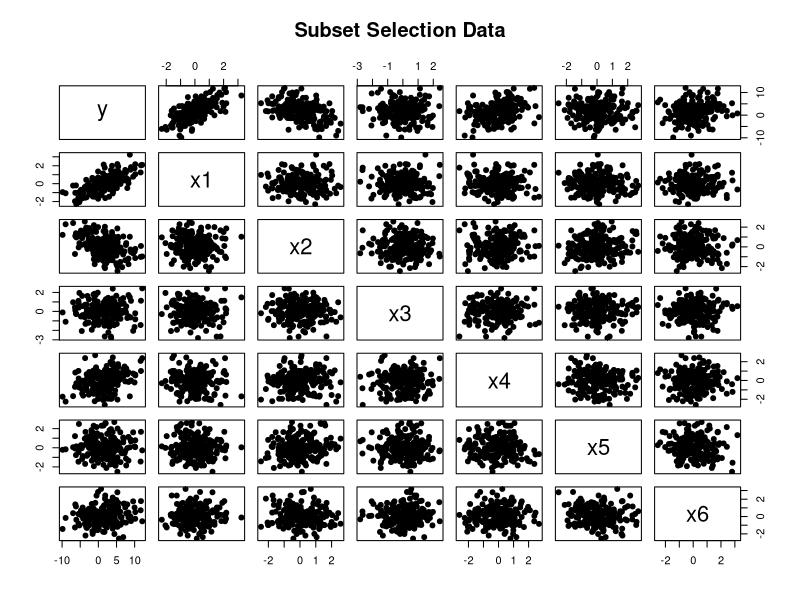
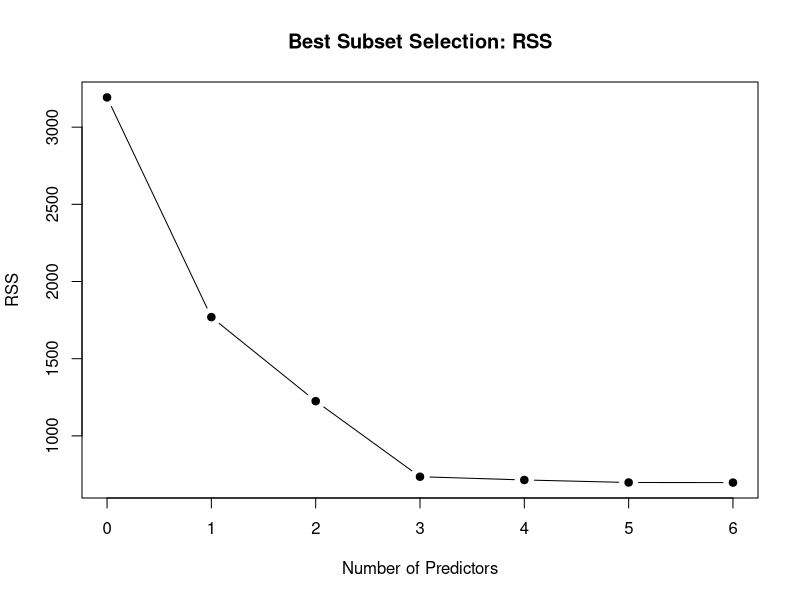
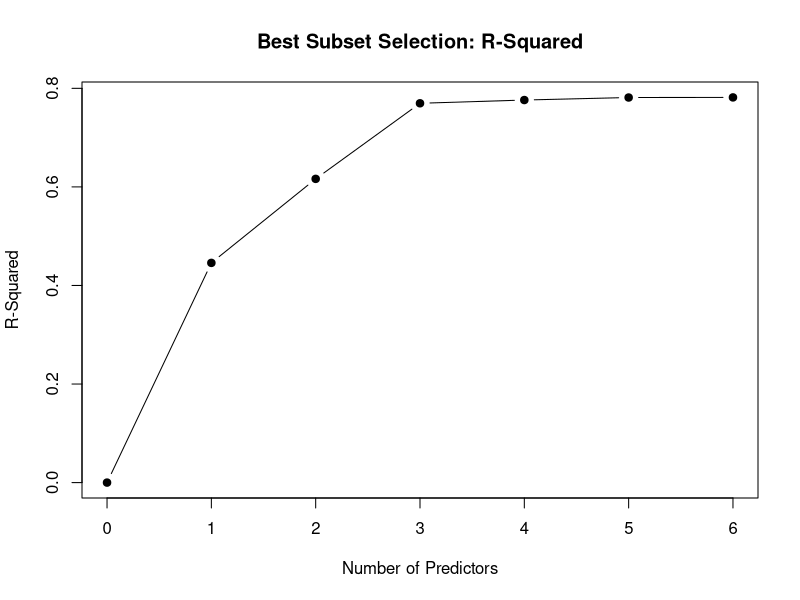
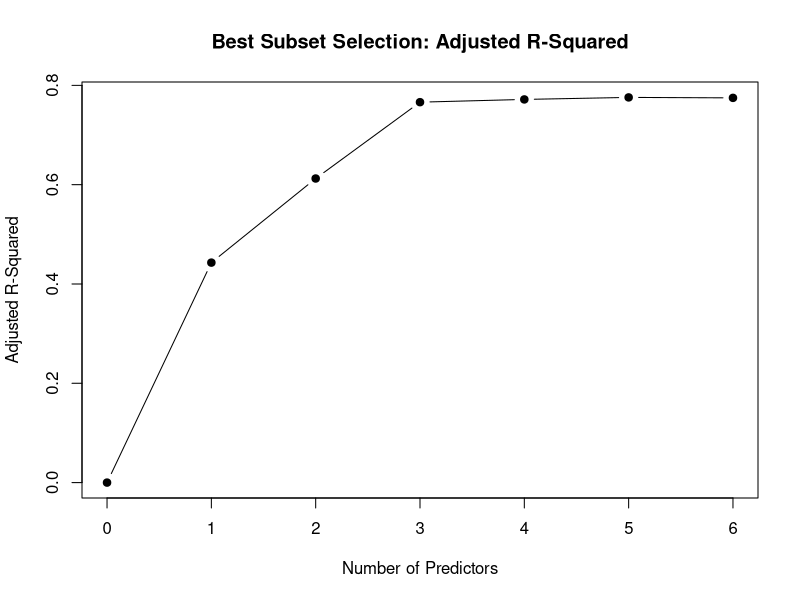
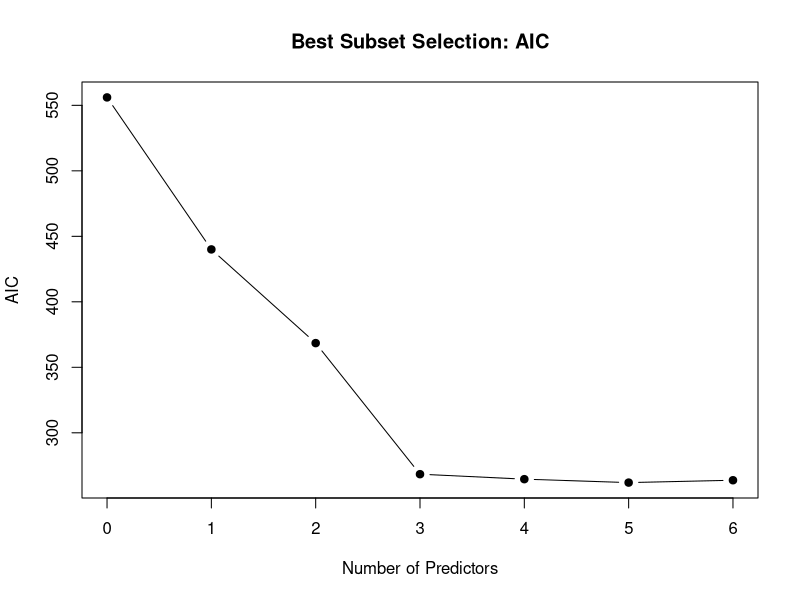
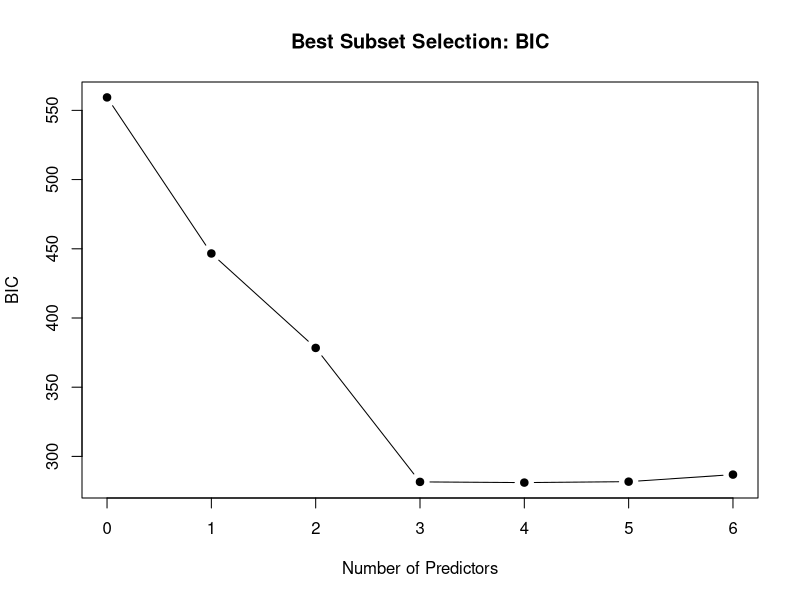

These figures' R source, in order:
# ==============================================================================
# Subset Selection
# Jonathan Ma
#
# References:
#   The Elements of Statistical Learning
#   An Introduction to Statistical Learning
# ==============================================================================


# ------------------------------------------------------------------------------
# 1. Generate Data
# ------------------------------------------------------------------------------

set.seed(123)

n <- 200

x1 <- rnorm(n)
x2 <- rnorm(n)
x3 <- rnorm(n)
x4 <- rnorm(n)
x5 <- rnorm(n)
x6 <- rnorm(n)

# Only x1, x2, and x4 truly affect y

beta_0 <- 2
beta_1 <- 3
beta_2 <- -2
beta_4 <- 1.5

sigma <- 2

epsilon <- rnorm(n, mean = 0, sd = sigma)

y <- beta_0 +
  beta_1 * x1 +
  beta_2 * x2 +
  beta_4 * x4 +
  epsilon

data <- data.frame(
  y = y,
  x1 = x1,
  x2 = x2,
  x3 = x3,
  x4 = x4,
  x5 = x5,
  x6 = x6
)

head(data)
summary(data)


# ------------------------------------------------------------------------------
# 2. Explore the Data
# ------------------------------------------------------------------------------

pairs(
  data,
  pch = 19,
  main = "Subset Selection Data"
)

cor(data)


# ------------------------------------------------------------------------------
# 3. Candidate Predictors
# ------------------------------------------------------------------------------

predictors <- setdiff(
  names(data),
  "y"
)

predictors

p <- length(predictors)


# ------------------------------------------------------------------------------
# 4. Fit a Model from a Predictor Subset
# ------------------------------------------------------------------------------

fit_subset <- function(selected_predictors, data) {
  
  if (length(selected_predictors) == 0) {
    
    formula <- y ~ 1
    
  } else {
    
    formula <- as.formula(
      paste(
        "y ~",
        paste(selected_predictors, collapse = " + ")
      )
    )
  }
  
  model <- lm(
    formula,
    data = data
  )
  
  residuals <- resid(model)
  
  RSS <- sum(residuals^2)
  
  n <- nrow(data)
  
  k <- length(coef(model))
  
  TSS <- sum(
    (data$y - mean(data$y))^2
  )
  
  R2 <- 1 - RSS / TSS
  
  adjusted_R2 <- 1 -
    (RSS / (n - k)) /
    (TSS / (n - 1))
  
  sigma2_mle <- RSS / n
  
  AIC_manual <- n * log(sigma2_mle) + 2 * k
  
  BIC_manual <- n * log(sigma2_mle) + log(n) * k
  
  return(
    list(
      model = model,
      predictors = selected_predictors,
      size = length(selected_predictors),
      RSS = RSS,
      R2 = R2,
      adjusted_R2 = adjusted_R2,
      AIC = AIC_manual,
      BIC = BIC_manual
    )
  )
}


# ------------------------------------------------------------------------------
# 5. Intercept-Only Model
# ------------------------------------------------------------------------------

null_fit <- fit_subset(
  selected_predictors = character(0),
  data = data
)

null_fit$RSS
null_fit$R2


# ------------------------------------------------------------------------------
# 6. Exhaustive Best Subset Selection
# ------------------------------------------------------------------------------

all_results <- list()

result_index <- 1

for (subset_size in 0:p) {
  
  if (subset_size == 0) {
    
    fit <- fit_subset(
      selected_predictors = character(0),
      data = data
    )
    
    all_results[[result_index]] <- fit
    
    result_index <- result_index + 1
    
  } else {
    
    subsets <- combn(
      predictors,
      subset_size,
      simplify = FALSE
    )
    
    for (selected_predictors in subsets) {
      
      fit <- fit_subset(
        selected_predictors,
        data
      )
      
      all_results[[result_index]] <- fit
      
      result_index <- result_index + 1
    }
  }
}


# ------------------------------------------------------------------------------
# 7. Convert Results to a Data Frame
# ------------------------------------------------------------------------------

results_table <- data.frame(
  Size = sapply(
    all_results,
    function(x) x$size
  ),
  
  Predictors = sapply(
    all_results,
    function(x) {
      if (length(x$predictors) == 0) {
        "(Intercept only)"
      } else {
        paste(
          x$predictors,
          collapse = ", "
        )
      }
    }
  ),
  
  RSS = sapply(
    all_results,
    function(x) x$RSS
  ),
  
  R2 = sapply(
    all_results,
    function(x) x$R2
  ),
  
  Adjusted_R2 = sapply(
    all_results,
    function(x) x$adjusted_R2
  ),
  
  AIC = sapply(
    all_results,
    function(x) x$AIC
  ),
  
  BIC = sapply(
    all_results,
    function(x) x$BIC
  )
)

head(results_table)

nrow(results_table)


# ------------------------------------------------------------------------------
# 8. Best Model of Each Size
# ------------------------------------------------------------------------------

best_by_size <- do.call(
  rbind,
  lapply(
    0:p,
    function(size) {
      
      candidates <- results_table[
        results_table$Size == size,
      ]
      
      candidates[
        which.min(candidates$RSS),
      ]
    }
  )
)

rownames(best_by_size) <- NULL

best_by_size


# ------------------------------------------------------------------------------
# 9. Plot RSS by Model Size
# ------------------------------------------------------------------------------

plot(
  best_by_size$Size,
  best_by_size$RSS,
  type = "b",
  pch = 19,
  xlab = "Number of Predictors",
  ylab = "RSS",
  main = "Best Subset Selection: RSS"
)


# ------------------------------------------------------------------------------
# 10. Plot R-Squared
# ------------------------------------------------------------------------------

plot(
  best_by_size$Size,
  best_by_size$R2,
  type = "b",
  pch = 19,
  xlab = "Number of Predictors",
  ylab = "R-Squared",
  main = "Best Subset Selection: R-Squared"
)


# ------------------------------------------------------------------------------
# 11. Plot Adjusted R-Squared
# ------------------------------------------------------------------------------

plot(
  best_by_size$Size,
  best_by_size$Adjusted_R2,
  type = "b",
  pch = 19,
  xlab = "Number of Predictors",
  ylab = "Adjusted R-Squared",
  main = "Best Subset Selection: Adjusted R-Squared"
)


# ------------------------------------------------------------------------------
# 12. Plot AIC
# ------------------------------------------------------------------------------

plot(
  best_by_size$Size,
  best_by_size$AIC,
  type = "b",
  pch = 19,
  xlab = "Number of Predictors",
  ylab = "AIC",
  main = "Best Subset Selection: AIC"
)


# ------------------------------------------------------------------------------
# 13. Plot BIC
# ------------------------------------------------------------------------------

plot(
  best_by_size$Size,
  best_by_size$BIC,
  type = "b",
  pch = 19,
  xlab = "Number of Predictors",
  ylab = "BIC",
  main = "Best Subset Selection: BIC"
)


# ------------------------------------------------------------------------------
# 14. Select Best Model by Adjusted R-Squared
# ------------------------------------------------------------------------------

best_adjusted_R2 <- results_table[
  which.max(
    results_table$Adjusted_R2
  ),
]

best_adjusted_R2


# ------------------------------------------------------------------------------
# 15. Select Best Model by AIC
# ------------------------------------------------------------------------------

best_AIC <- results_table[
  which.min(
    results_table$AIC
  ),
]

best_AIC


# ------------------------------------------------------------------------------
# 16. Select Best Model by BIC
# ------------------------------------------------------------------------------

best_BIC <- results_table[
  which.min(
    results_table$BIC
  ),
]

best_BIC


# ------------------------------------------------------------------------------
# 17. Retrieve the Best BIC Model
# ------------------------------------------------------------------------------

best_BIC_index <- which.min(
  sapply(
    all_results,
    function(x) x$BIC
  )
)

best_BIC_fit <- all_results[[best_BIC_index]]

best_BIC_fit$predictors

summary(best_BIC_fit$model)


# ------------------------------------------------------------------------------
# 18. Forward Stepwise Selection
# ------------------------------------------------------------------------------

remaining_predictors <- predictors

selected_predictors <- character(0)

forward_results <- list()

for (step in 1:p) {
  
  candidate_fits <- list()
  
  for (candidate in remaining_predictors) {
    
    candidate_set <- c(
      selected_predictors,
      candidate
    )
    
    candidate_fits[[candidate]] <- fit_subset(
      candidate_set,
      data
    )
  }
  
  candidate_RSS <- sapply(
    candidate_fits,
    function(x) x$RSS
  )
  
  best_candidate <- names(
    which.min(candidate_RSS)
  )
  
  selected_predictors <- c(
    selected_predictors,
    best_candidate
  )
  
  remaining_predictors <- setdiff(
    remaining_predictors,
    best_candidate
  )
  
  forward_results[[step]] <- candidate_fits[[best_candidate]]
}


# ------------------------------------------------------------------------------
# 19. Forward Selection Results
# ------------------------------------------------------------------------------

forward_table <- data.frame(
  Step = 1:p,
  
  Predictors = sapply(
    forward_results,
    function(x) {
      paste(
        x$predictors,
        collapse = ", "
      )
    }
  ),
  
  RSS = sapply(
    forward_results,
    function(x) x$RSS
  ),
  
  Adjusted_R2 = sapply(
    forward_results,
    function(x) x$adjusted_R2
  ),
  
  AIC = sapply(
    forward_results,
    function(x) x$AIC
  ),
  
  BIC = sapply(
    forward_results,
    function(x) x$BIC
  )
)

forward_table


# ------------------------------------------------------------------------------
# 20. Backward Stepwise Selection
# ------------------------------------------------------------------------------

selected_predictors <- predictors

backward_results <- list()

step <- 1

while (length(selected_predictors) > 0) {
  
  current_fit <- fit_subset(
    selected_predictors,
    data
  )
  
  backward_results[[step]] <- current_fit
  
  if (length(selected_predictors) == 1) {
    break
  }
  
  candidate_fits <- list()
  
  for (candidate in selected_predictors) {
    
    candidate_set <- setdiff(
      selected_predictors,
      candidate
    )
    
    candidate_fits[[candidate]] <- fit_subset(
      candidate_set,
      data
    )
  }
  
  candidate_RSS <- sapply(
    candidate_fits,
    function(x) x$RSS
  )
  
  removed_predictor <- names(
    which.min(candidate_RSS)
  )
  
  selected_predictors <- setdiff(
    selected_predictors,
    removed_predictor
  )
  
  step <- step + 1
}


# ------------------------------------------------------------------------------
# 21. Backward Selection Results
# ------------------------------------------------------------------------------

backward_table <- data.frame(
  Size = sapply(
    backward_results,
    function(x) x$size
  ),
  
  Predictors = sapply(
    backward_results,
    function(x) {
      paste(
        x$predictors,
        collapse = ", "
      )
    }
  ),
  
  RSS = sapply(
    backward_results,
    function(x) x$RSS
  ),
  
  Adjusted_R2 = sapply(
    backward_results,
    function(x) x$adjusted_R2
  ),
  
  AIC = sapply(
    backward_results,
    function(x) x$AIC
  ),
  
  BIC = sapply(
    backward_results,
    function(x) x$BIC
  )
)

backward_table


# ------------------------------------------------------------------------------
# 22. Compare Selection Methods
# ------------------------------------------------------------------------------

best_by_size

forward_table

backward_table


# ------------------------------------------------------------------------------
# 23. Compare Selected Model with True Model
# ------------------------------------------------------------------------------

true_model <- lm(
  y ~ x1 + x2 + x4,
  data = data
)

summary(true_model)

summary(
  best_BIC_fit$model
)


# ------------------------------------------------------------------------------
# 24. Prediction with Selected Model
# ------------------------------------------------------------------------------

new_data <- data.frame(
  x1 = 0.5,
  x2 = -1,
  x3 = 0,
  x4 = 1,
  x5 = 0,
  x6 = 0
)

predict(
  best_BIC_fit$model,
  newdata = new_data
)
